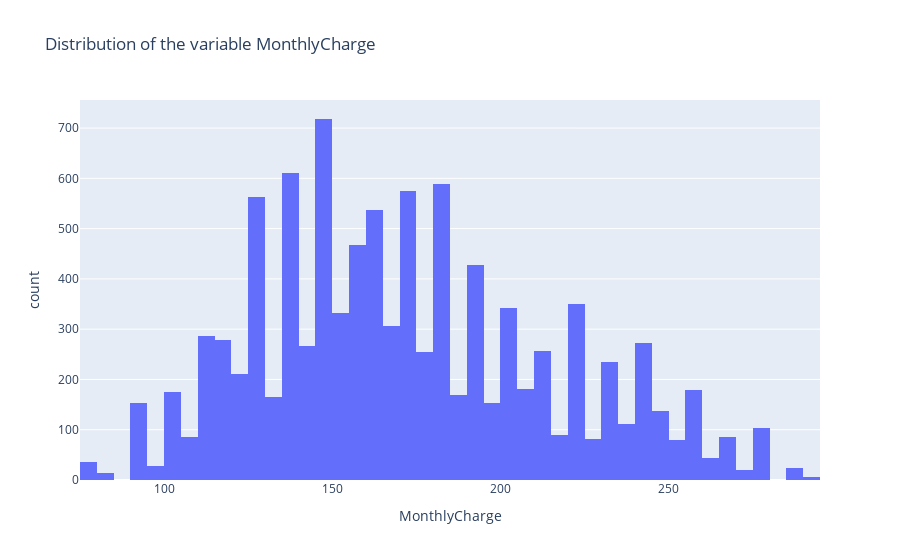
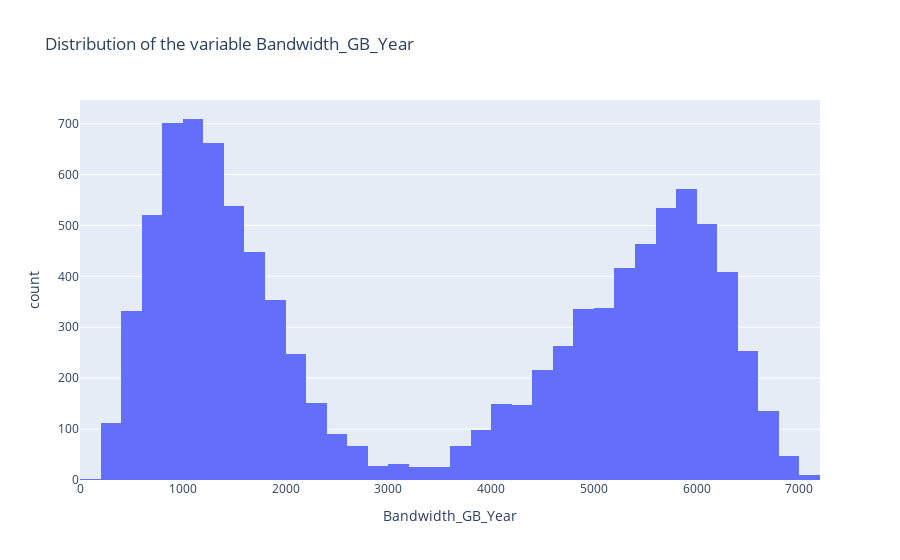

Source (notebook cell) for these figures, in order:
### Code cell
for i in df[['MonthlyCharge', 'Bandwidth_GB_Year']]:
    fig = px.histogram(df, x=i, title=f"Distribution of the variable {i}")
    fig.update_layout( xaxis={'categoryorder':'total descending'})
    fig.show()

### Figure 1 — Plotly figure (JSON) as saved in the notebook; plotly's stock layout.template omitted (floating-point values rounded to 4 significant figures; data arrays with more than 128 entries replaced by an {"elided": "..."} marker saying what was removed)
{"data": [{"alignmentgroup": "True", "bingroup": "x", "hovertemplate": "MonthlyCharge=%{x}<br>count=%{y}<extra></extra>", "legendgroup": "", "marker": {"color": "#636efa", "pattern": {"shape": ""}}, "name": "", "offsetgroup": "", "orientation": "v", "showlegend": false, "type": "histogram", "x": {"elided": "10000 float values"}, "xaxis": "x", "yaxis": "y"}], "layout": {"autosize": true, "barmode": "relative", "legend": {"tracegroupgap": 0}, "title": {"text": "Distribution of the variable MonthlyCharge"}, "xaxis": {"anchor": "y", "autorange": true, "categoryorder": "total descending", "domain": [0, 1], "range": [75, 295], "title": {"text": "MonthlyCharge"}, "type": "linear"}, "yaxis": {"anchor": "x", "autorange": true, "domain": [0, 1], "range": [0, 755.8], "title": {"text": "count"}}}}

### Figure 2 — Plotly figure (JSON) as saved in the notebook; plotly's stock layout.template omitted (floating-point values rounded to 4 significant figures; data arrays with more than 128 entries replaced by an {"elided": "..."} marker saying what was removed)
{"data": [{"alignmentgroup": "True", "bingroup": "x", "hovertemplate": "Bandwidth_GB_Year=%{x}<br>count=%{y}<extra></extra>", "legendgroup": "", "marker": {"color": "#636efa", "pattern": {"shape": ""}}, "name": "", "offsetgroup": "", "orientation": "v", "showlegend": false, "type": "histogram", "x": {"elided": "10000 float values"}, "xaxis": "x", "yaxis": "y"}], "layout": {"autosize": true, "barmode": "relative", "legend": {"tracegroupgap": 0}, "title": {"text": "Distribution of the variable Bandwidth_GB_Year"}, "xaxis": {"anchor": "y", "autorange": true, "categoryorder": "total descending", "domain": [0, 1], "range": [0, 7200], "title": {"text": "Bandwidth_GB_Year"}, "type": "linear"}, "yaxis": {"anchor": "x", "autorange": true, "domain": [0, 1], "range": [0, 746.3], "title": {"text": "count"}}}}
